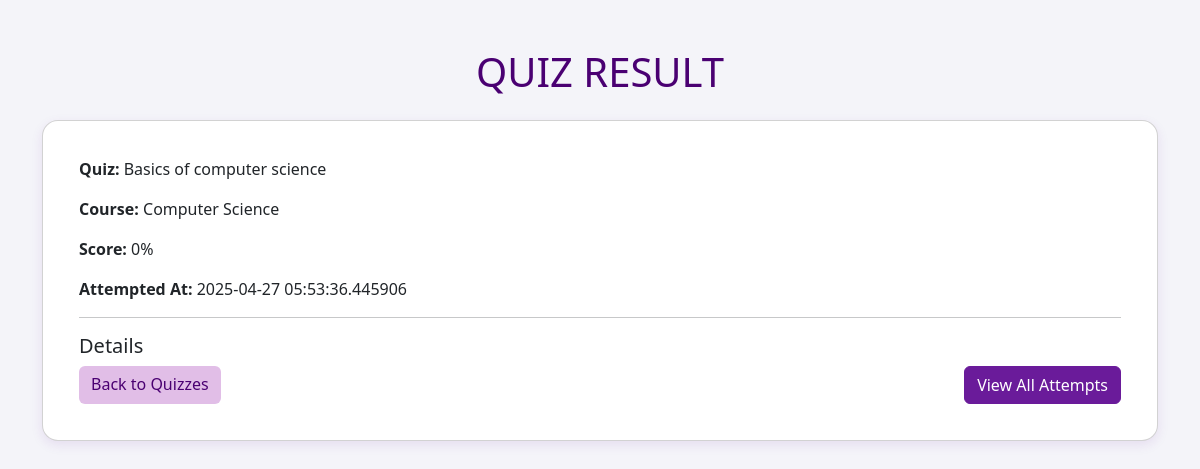
Screenshot of /quiz/attempt/2 (signed in) with the database file from the repository.
### models/user.py (models this page shows, shortened)
class Quiz(UserMixin,db.Model):
    id = db.Column(db.Integer, primary_key=True)
    title = db.Column(db.String(150), nullable=False)
    course_id = db.Column(db.Integer, db.ForeignKey('course.id'), nullable=False)
    description = db.Column(db.Text, nullable=False)
    language = db.Column(db.String(80), nullable = False)
    time_limit = db.Column(db.Integer, nullable=True)
    created_by_user_id = db.Column(db.Integer, db.ForeignKey('user.id'), nullable=True)
    created_by_mentor_id = db.Column(db.Integer, db.ForeignKey('mentor.id'), nullable = True)
    created_at = db.Column(db.DateTime, default=datetime.utcnow)
    questions = db.relationship('Question', backref='quiz', lazy='dynamic', cascade='all, delete-orphan')
    attempts = db.relationship('QuizAttempt', back_populates='quiz', lazy='dynamic', cascade='all, delete-orphan')
    answers = db.relationship('Answer', backref='quiz', lazy='dynamic')
    created_by_mentor = db.relationship('Mentor', foreign_keys=[created_by_mentor_id], backref=db.backref('mentor_quizzes', lazy='dynamic', overlaps="quizzes_created_as_mentor"), overlaps="quizzes_created_as_mentor")
    __table_args__ = (
    db.CheckConstraint(
        '(created_by_user_id IS NOT NULL AND created_by_mentor_id IS NULL) OR '
        '(created_by_user_id IS NULL AND created_by_mentor_id IS NOT NULL)',
        name='check_single_creator'
    ),
)

class Course(db.Model):
    id = db.Column(db.Integer, primary_key=True)
    name = db.Column(db.String(100), nullable=False)
    description = db.Column(db.Text, nullable=False)
    category = db.Column(db.String(50), nullable = False)
    language = db.Column(db.String(10), default='en')
    level = db.Column(db.String(50), nullable=False)
    modules = db.relationship('Module', backref='course_modules', lazy='subquery', cascade="all, delete-orphan")
    quizzes = db.relationship('Quiz', backref='course', lazy='dynamic', cascade='all, delete-orphan')
    progress = db.relationship('Progress', back_populates='course', lazy='dynamic')
    notes = db.relationship('Note', backref='course', lazy='dynamic',cascade='all, delete-orphan')
    quiz_attempts = db.relationship("QuizAttempt", backref="quiz_course", lazy="dynamic")
    mentors = db.relationship('Mentor', secondary=mentor_course_association, back_populates='courses')

class QuizAttempt(db.Model):
    id = db.Column(db.Integer, primary_key=True)
    user_id = db.Column(db.Integer, db.ForeignKey('user.id'), nullable=False)
    quiz_id = db.Column(db.Integer, db.ForeignKey('quiz.id'), nullable=False)
    course_id = db.Column(db.Integer, db.ForeignKey('course.id'), nullable=False)  # e.g., Maths, Science
    score = db.Column(db.Integer, default=0)
    attempted_at = db.Column(db.DateTime, default=datetime.utcnow)
    time_taken = db.Column(db.Integer, nullable=True)  # Time taken in seconds
    completed = db.Column(db.Boolean, default=False)
    progress_id = db.Column(db.Integer, db.ForeignKey('progress.id'), nullable=True)
    user = db.relationship('User', back_populates='quiz_attempts', overlaps="quiz_user")
    quiz = db.relationship('Quiz', back_populates='attempts')
    course = db.relationship('Course', back_populates='quiz_attempts', overlaps="quiz_course")
    progress = db.relationship('Progress', back_populates='quiz_attempts', uselist=False, overlaps="progress_record")
    answers = db.relationship('Answer', backref='attempt', lazy='dynamic', cascade='all, delete-orphan')

### app.py (the view, shortened to what this page needs)
@csrf.exempt
@login_required
@app.route('/quiz/attempt/<int:attempt_id>')
def quiz_result(attempt_id):
    attempt = QuizAttempt.query.get_or_404(attempt_id)
    if attempt.user_id != current_user.id:
        flash('You can only view your own quiz results.', 'error')
        return redirect(url_for('quiz.quiz_list'))
    results = []
    return render_template('quiz_result.html', attempt=attempt, results=results)

### app.py (called while the page is built)
@login_manager.user_loader
def load_user(user_id):
    user_type = session.get('user_type')  # Get user type from session
    if user_type == 'mentor':
        return db.session.get(Mentor, (user_id))
    elif user_type == 'student':
        return db.session.get(User, int(user_id))
    return None

### templates/quiz_result.html (shortened to what this page needs)
<!DOCTYPE html>
<html lang="en">
<head>
    <link href="https://cdn.jsdelivr.net/npm/bootstrap@5.3.0/dist/css/bootstrap.min.css" rel="stylesheet">
</head>
<body>
    <div class="container mt-5">
        <h1 class="text-center mb-4 text-uppercase">Quiz Result</h1>
        <div class="card">
            <div class="card-body">
                <p><strong>Quiz:</strong> {{ attempt.quiz.title }}</p>
                <p><strong>Course:</strong> {{ attempt.quiz.course.name }}</p>
                <p><strong>Score:</strong> {{ attempt.score }}%</p>
                <p><strong>Attempted At:</strong> {{ attempt.attempted_at }}</p>
                <hr>
                <h5>Details</h5>
                <div class="d-flex justify-content-between">
                    <a href="{{ url_for('quiz_list') }}" class="btn btn-secondary">Back to Quizzes</a>
                    {% if current_user.role == 'student' %}
                    <a href="{{ url_for('user_attempts') }}" class="btn btn-primary">View All Attempts</a>
                    {% endif %}
                </div>
            </div>
        </div>
    </div>
</body>
</html>

### templates/quiz_result.html (style rules this page uses)
body { background-color: #f4f4f9; color: #4a0072; font-family: 'Segoe UI', sans-serif; }
.card { background-color: #fff; border-radius: 16px; box-shadow: 0 4px 12px rgba(106, 27, 154, 0.1); padding: 20px; margin-top: 20px; }
.btn-primary { background-color: #6a1b9a; border-color: #6a1b9a; }
.btn-secondary { background-color: #e1bee7; color: #4a0072; border: none; }

### rows the page displays
Quiz: quiz "Basics of computer science"
Course: quiz.course.name "Computer Science"
QuizAttempt: score "0", attempted_at "2025-04-27 05:53:36.445906"
